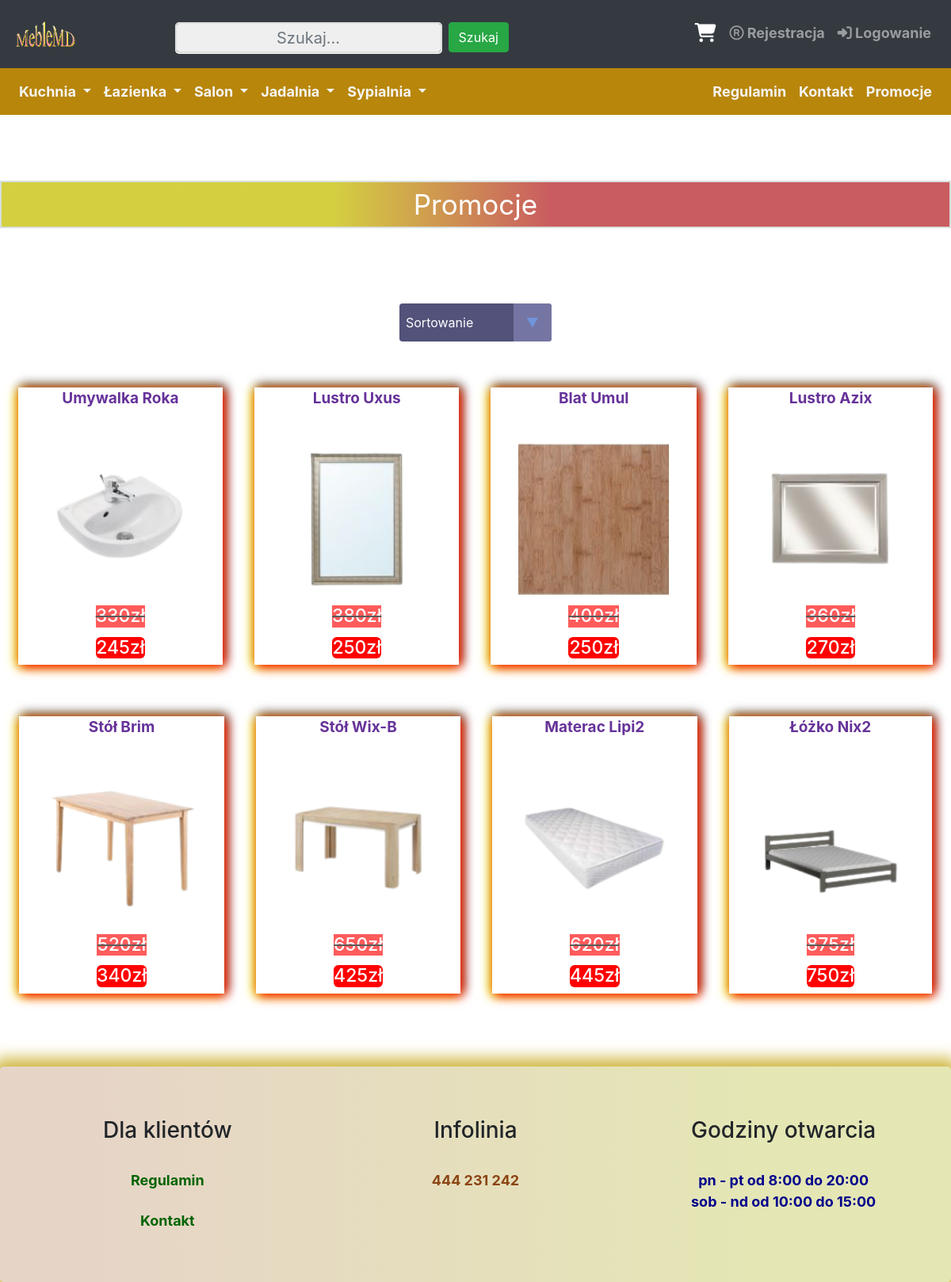
/promocja.php, run on the app's committed database.
### tables this page shows
CREATE TABLE `promocja` (
  `id` int(11) NOT NULL,
  `id_zdjec` text NOT NULL,
  `id_opisu_zdj` text NOT NULL,
  `nazwa` varchar(50) NOT NULL,
  `cena` float NOT NULL,
  `cena2` float NOT NULL,
  `ilosc` int(11) NOT NULL,
  `opis` text NOT NULL,
  `parametry` text NOT NULL,
  `data` date NOT NULL
);

### promocja.php (the view, shortened to what this page needs)
<?php
include("connect.php");
$sortowanie = isset($_POST['sort']) ? $_POST['sort'] : '';
?>
<!DOCTYPE html>
<html lang="pl">
<head>
<link href="style.css" rel="stylesheet" type="text/css" />
<link rel="stylesheet" href="https://maxcdn.bootstrapcdn.com/font-awesome/4.5.0/css/font-awesome.min.css">
<link rel="stylesheet" href="https://maxcdn.bootstrapcdn.com/bootstrap/4.5.2/css/bootstrap.min.css">
</head>
<body>
<div class="container-fluid">
<br><br><br>
  <?php
		echo'<nav class="navbar navbar-expand-xl bg-dark navbar-dark" style="position: relative;bottom:0.9cm;padding:17px">';
		echo'
				<a class="navbar-brand mx-auto" href="index.php"> <img class="img-fluid" src="images/logo.png" width="180" height="180"></a>
				<button class="navbar-toggler" type="button" data-toggle="collapse" data-target=".dual-collapse2">
					<span class="navbar-toggler-icon"></span>
				</button>';
				echo'<div class="navbar-collapse collapse w-100 order-2 dual-collapse2">';
				echo'<ul class="navbar-nav ml-auto">';
				echo'<li class="nav-item ">
				<form class="form-inline" action="wyszukiwarka.php" method="post" >
				<input class="form-control mr-sm-2 " name="wartosc" type="text" placeholder="Szukaj..." required>
				<button class="btn btn-success" text-center type="submit" style="position: relative; top:0.11cm;">Szukaj</button>
				</form>
				</li>';
				echo'</ul>';
				echo'</div>';
		echo'<div class="navbar-collapse collapse w-100 order-3 dual-collapse2">';
		echo'<ul class="navbar-nav ml-auto">';
		echo'  <li class="nav-item">';
		echo'   <a class="nav-link " href="wyswietlanie_koszyka.php">
		<i class="fa fa-shopping-cart"  data-toggle="tooltip" data-placement="bottom" title="Koszyk" style="font-size:24px;color:white; padding:1px"></i></a>';
		echo' 	</li>';
		if(isset($id_uzytkownika)!="")
			{}
			else{
		echo'  <li class="nav-item">';
		echo'   <a class="nav-link " href="rejestracja.php"><i class="fa fa-registered" aria-hidden="true"></i>  Rejestracja</a>';
		echo' 	</li>';
		echo'  <li class="nav-item ">';
		echo'   <a class="nav-link " href="logowanie.php"><i class="fa fa-sign-in" aria-hidden="true" ></i> Logowanie</a>';
		echo' 	</li>';
		}
		echo'</ul>';
		echo'  </div>';
		echo' </nav>';
		?>
<?php
if(isset($id_uzytkownika)!="")
	{
echo'
<nav class="navbar navbar-expand-xl navbar-dark " style="background-color:darkgoldenrod;position: relative; bottom:1.8cm;">
     <div class="mx-auto order-0">
        <a class="navbar-brand mx-auto" href="#"></a>
        <button class="navbar-toggler" type="button" data-toggle="collapse" data-target=".dual-collapse3">
            <span class="navbar-toggler-icon"></span>
        </button>
    </div>
    <div class="navbar-collapse collapse w-100 order-1 order-md-0 dual-collapse3">
        <ul class="navbar-nav mr-auto">
		<li class="nav-item dropdown">
      <a class="nav-link dropdown-toggle" style="color:whitesmoke;" href="#" id="navbardrop" data-toggle="dropdown">
       Kuchnia
      </a>
      <div class="dropdown-menu " style="background-color:darkgoldenrod">
        <a class="dropdown-item" href="krzesla_kuchnia.php">Krzesła</a>
        <a class="dropdown-item" href="stoly_kuchnia.php">Stoły</a></a>
        <a class="dropdown-item" href="szafki_kuchnia.php">Szafki</a>
		<a class="dropdown-item" href="blaty_kuchnia.php">Blaty</a>
      </div>
    </li>
	<li class="nav-item dropdown ">
      <a class="nav-link dropdown-toggle" style="color:whitesmoke;"  href="#" id="navbardrop" data-toggle="dropdown">
       Łazienka
      </a>
      <div class="dropdown-menu " style="background-color:darkgoldenrod">
        <a class="dropdown-item" href="lazienka_lustra.php">Lustra</a>
        <a class="dropdown-item" href="lazienka_umywalki.php">Umywalki</a></a>
        <a class="dropdown-item" href="lazienka_szafki.php">Szafki</a>
		<a class="dropdown-item" href="lazienka_akcesorie_lazienkowe.php">Akcesoria Łazienkowe</a>
      </div>
    </li>
	<li class="nav-item dropdown">
      <a class="nav-link dropdown-toggle" style="color:whitesmoke;"  href="#" id="navbardrop" data-toggle="dropdown">
       Salon
      </a>
      <div class="dropdown-menu" style="background-color:darkgoldenrod">
        <a class="dropdown-item" href="salon_stoly.php">Stoły</a>
        <a class="dropdown-item" href="salon_szafy.php">Szafy</a></a>
        <a class="dropdown-item" href="salon_narozniki.php">Narożniki</a>
		<a class="dropdown-item" href="salon_krzesla.php">Krzesła</a>
      </div>
    </li>
	<li class="nav-item dropdown">
      <a class="nav-link dropdown-toggle" style="color:whitesmoke;"  href="#" id="navbardrop" data-toggle="dropdown">
       Jadalnia
      </a>
      <div class="dropdown-menu" style="background-color:darkgoldenrod">
        <a class="dropdown-item" href="jadalnia_krzesla.php">Krzesła</a>
        <a class="dropdown-item" href="jadalnia_stoly.php">Stoły</a></a>
        <a class="dropdown-item" href="jadalnia_komody.php">Komody</a>
		<a class="dropdown-item" href="jadalnia_witryny.php">Witryny</a>
      </div>
    </li>
	<li class="nav-item dropdown">
      <a class="nav-link dropdown-toggle" style="color:whitesmoke;"  href="#" id="navbardrop" data-toggle="dropdown">
       Sypialnia
      </a>
      <div class="dropdown-menu" style="background-color:darkgoldenrod">
        <a class="dropdown-item" href="sypialnia_lozka.php">Łóżka</a>
        <a class="dropdown-item" href="sypialnia_szafy.php">Szafy</a></a>
        <a class="dropdown-item" href="sypialnia_materace.php">Materace</a>
		<a class="dropdown-item" href="sypialnia_lustra.php">Lustra</a>
      </div>
    </li>
        </ul>
    </div>
    <div class="navbar-collapse collapse w-100 order-3 dual-collapse3">
        <ul class="navbar-nav ml-auto">
		<li class="nav-item">
      <a class="nav-link" style="color:whitesmoke;" href="regulamin.php">Regulamin</a>
    </li>
	<li class="nav-item">
      <a class="nav-link "style="color:whitesmoke;" href="kontakt.php"> Kontakt</a>
    </li>
	<li class="nav-item">
      <a class="nav-link" style="color:whitesmoke;" href="promocja.php"> Promocje</a>
    </li>
        </ul>
    </div>
</nav>';
	}
	else{
echo'
<nav class="navbar navbar-expand-xl navbar-dark " style="background-color:darkgoldenrod;position: relative; bottom:0.9cm;">
    <div class="navbar-collapse collapse w-100 order-1 order-md-0 dual-collapse3">
        <ul class="navbar-nav mr-auto">
		<li class="nav-item dropdown">
      <a class="nav-link dropdown-toggle" style="color:whitesmoke;" href="#" id="navbardrop" data-toggle="dropdown">
       Kuchnia
      </a>
    </li>
	<li class="nav-item dropdown ">
      <a class="nav-link dropdown-toggle" style="color:whitesmoke;"  href="#" id="navbardrop" data-toggle="dropdown">
       Łazienka
      </a>
    </li>
	<li class="nav-item dropdown">
      <a class="nav-link dropdown-toggle" style="color:whitesmoke;"  href="#" id="navbardrop" data-toggle="dropdown">
       Salon
      </a>
    </li>
	<li class="nav-item dropdown">
      <a class="nav-link dropdown-toggle" style="color:whitesmoke;"  href="#" id="navbardrop" data-toggle="dropdown">
       Jadalnia
      </a>
    </li>
	<li class="nav-item dropdown">
      <a class="nav-link dropdown-toggle" style="color:whitesmoke;"  href="#" id="navbardrop" data-toggle="dropdown">
       Sypialnia
      </a>
    </li>
        </ul>
    </div>
    <div class="navbar-collapse collapse w-100 order-3 dual-collapse3">
        <ul class="navbar-nav ml-auto">
		<li class="nav-item">
      <a class="nav-link" style="color:whitesmoke;" href="regulamin.php">Regulamin</a>
    </li>
	<li class="nav-item">
      <a class="nav-link "style="color:whitesmoke;" href="kontakt.php"> Kontakt</a>
    </li>
	<li class="nav-item">
      <a class="nav-link" style="color:whitesmoke;" href="promocja.php"> Promocje</a>
    </li>
        </ul>
    </div>
</nav>';
	}
?>
		<div class="row text-center">
		<div class="col">
	<div class="napisek bg-info text-white">
	<h67>
	Promocje</h67>
	</div>
	</div>
	</div>
<br><br><br><br><br><br>
<form method="post" action = "">
    <div class="select" ">
   <select  name='sort' onchange="this.form.submit()">
<option value=''>Sortowanie</option>
</select>
</div>
</form>
	</div>
	<div class="text-center">
	<?php
$wynik = mysqli_query($link,"Select * from promocja ORDER BY cena ".$sortowanie)
or die('Błąd zapytania');
if(mysqli_num_rows($wynik) > 0) {
    while($r = mysqli_fetch_object($wynik)) {
		$dacik=$r->data;
		$dacik2=strtotime($dacik);
	$obecna_data = date("Y-m-d");
	$pozostalo = strtotime($obecna_data);
	$id=$r->id;
	if($pozostalo<$dacik2)
	{
       echo '<div class="element">';
	  echo '<div class="obramowanie">';
		echo"<h10>";
	   echo "<a style='text-decoration:none'  href='product2.php?product_id=$id'>";
        echo "<b>".$r->nazwa."</b>";
	echo "<br> </br>";
		 echo" <div class='tooltip2'> <img class='zoom' src=images/".$r->id_zdjec.".png width='190' height'120'>";
		echo"</div>";
		echo "<br> </br>";
		echo "</a>";
         echo '<div class="cenaobw2">';
echo "<b><h5>".$r->cena2. "zł </h5></b>";
        echo'</div>';
		 echo '<div class="cenaobw3">';
echo "<b><h5>".$r->cena. "zł </h5></b>";
echo"</h10>";
echo'</div>';
			echo '</div>';
			echo'</div>';
    }
	else
	{
	}
	}
}
?>
	<br><br>
	<div class="jumbotron text-center" style="margin-bottom:0;">
<div class="row ">
    <div class="col-sm-4">
      <h3>Dla klientów</h3>
      <br>
<a href="regulamin.php" style="text-decoration: none; color:darkgreen;">Regulamin</a>
<br><br>
<a href="kontakt.php" style="text-decoration: none; color:darkgreen;"> Kontakt</a>
    </div>
    <div class="col-sm-4">
      <h3>Infolinia</h3>
      <br>
<p style="color:saddlebrown;">444 231 242</p>
</div>
<div class="col-sm-4">
    <h3> Godziny otwarcia</h3>
<br>
	<p style="color: darkblue;">pn - pt od 8:00 do 20:00
	<br>
	sob - nd od 10:00 do 15:00</p>
</div>
  </div>
</div>
</body>
</html>

### style.css (style rules this page uses)
html, body { overflow-x: hidden; }
body { background-image: url('https://img.freepik.com/darmowe-zdjecie/bialy-drewniany-stol-tlo_53876-89436.jpg?size=626&ext=jpg'); background-position: -99999px -99999px; }
body:before { content: ""; background-image: inherit; position: fixed; top: 0; left: 0; height: 100vh; width: 100%; -webkit-background-size: cover !important; -moz-background-size: cover !important; -o-background-size: cover; background-size: cover !important; z-index: -1; }
.jumbotron { background: rgb(222,138,69); background: linear-gradient(90deg, rgba(222,138,69,0.23573179271708689) 9%, rgba(222,224,104,0.4374124649859944) 82%); border-radius: 14px 14px 14px 14px; box-shadow: 0 0 20px 10px #CFB53B; }
.jumbotron p { font-size: 18px; font-weight: bold; }
.jumbotron a { font-size: 18px; font-weight: bold; }
.nav-item { font-size: 18px; }
.navbar-collapse li a { color:whitesmoke; font-weight: bold; }
.container-fluid { padding: 0px !important; position: relative; top:-1cm; }
select { -webkit-appearance:none; -moz-appearance:none; -ms-appearance:none; appearance:none; outline:0; box-shadow:none; border:0!important; background: #52527a; background-image: none; flex: 1; padding: 0 .5em; color:white; cursor:pointer; font-size: 1em; font-family: 'Open Sans', sans-serif; }
.select { margin: 0 auto !important; position: relative; display: flex; width: 12em; height: 3em; line-height: 3; overflow: hidden; border-radius: .25em; }
.select::after { content: '\25BC'; position: absolute; top: 0; right: 0; padding: 0 1em; background: #7575a3; cursor:pointer; pointer-events:none; transition:.25s all ease; color:#7094db; }
input[type="password"], input[type="text"] { border: 1px solid #a1a3a3; border-radius: 4px; box-shadow: 0 1px #fff; box-sizing: border-box; color: #696969; height: 39px; transition: box-shadow 0.3s; width: 240px; text-align: center; }
.obramowanie { width:300px; height:350px; max-width: 900px; margin: 0 auto; clear: none; width: 100%; text-align: center; transition: transform 0.3s; text-align:center; box-shadow: 3px 3px 13px red, yellow -3px 3px 13px, 3px -3px 13px; }
.element { display: inline-block; padding:20px; }
.element a { font-size:19px; color:rebeccapurple; }
img.zoom { position: relative; z-index: 1; }
@media screen and (-webkit-min-device-pixel-ratio:0) { .cenaobw3 { color:white; } }
@media screen and (-webkit-min-device-pixel-ratio:0) { .cenaobw3 h5 { margin-left: 98px; margin-right: 98px; background-color:red; font-size:23px; position: relative; bottom:1cm; border-radius: 6px 6px 6px 6px; background-color:rgb(255, 0, 0); } }
@media screen and (-webkit-min-device-pixel-ratio:0) { .cenaobw2 { color:white; opacity:0.8; } }
@media screen and (-webkit-min-device-pixel-ratio:0) { .cenaobw2 h5 { margin-left: 98px; margin-right: 98px; background-color:red; font-size:23px; position: relative; bottom:1.2cm; text-decoration: line-through black; -webkit-text-decoration: line-through black; opacity:0.8; text-decoration-color: black; -webkit-text-decoration-color: black; background-color:rgb(255, 0, 0); } }
.cenaobw3 { color:white; }
.cenaobw3 h5 { margin-left: 98px; margin-right: 98px; background-color:red; font-size:23px; position: relative; bottom:1.4cm; border-radius: 6px 6px 6px 6px; background-color:rgb(255, 0, 0); }
.cenaobw2 { color:white; opacity:0.8; }
.cenaobw2 h5 { margin-left: 98px; margin-right: 98px; background-color:red; font-size:23px; position: relative; bottom:1.5cm; text-decoration: line-through black; -webkit-text-decoration: line-through black; opacity:0.8; text-decoration-color: black; -webkit-text-decoration-color: black; background-color:rgb(255, 0, 0); }
.napisek { background: rgb(244,215,45); background: linear-gradient(90deg, rgba(244,215,45,0.8547794117647058) 35%, rgba(247,74,74,0.7959558823529411) 58%); padding: 2px; border: 2px solid #D8DFDC; font-size:35px; position: relative;top:1.3cm; color: whitesmoke; }
.napisek h67 { top: 27px; z-index: 1; }
input[type=text] { width: 220px; background-color: #efefef; color: #666; border: 2px solid #ddd; border-radius: 5px; font-size: 20px; padding: 10px; box-sizing: border-box; outline: none; margin-top: 10px; }

### data on the page
promocja: nazwa "Umywalka Roka", id_zdjec (picture), cena2 "330", cena "245"
promocja: nazwa "Lustro Uxus", id_zdjec (picture), cena2 "380", cena "250"
promocja: nazwa "Blat Umul", id_zdjec (picture), cena2 "400", cena "250"
promocja: nazwa "Lustro Azix", id_zdjec (picture), cena2 "360", cena "270"
promocja: nazwa "Stół Brim", id_zdjec (picture), cena2 "520", cena "340"
promocja: nazwa "Stół Wix-B", id_zdjec (picture), cena2 "650", cena "425"
promocja: nazwa "Materac Lipi2", id_zdjec (picture), cena2 "620", cena "445"
promocja: nazwa "Łóżko Nix2", id_zdjec (picture), cena2 "875", cena "750"
